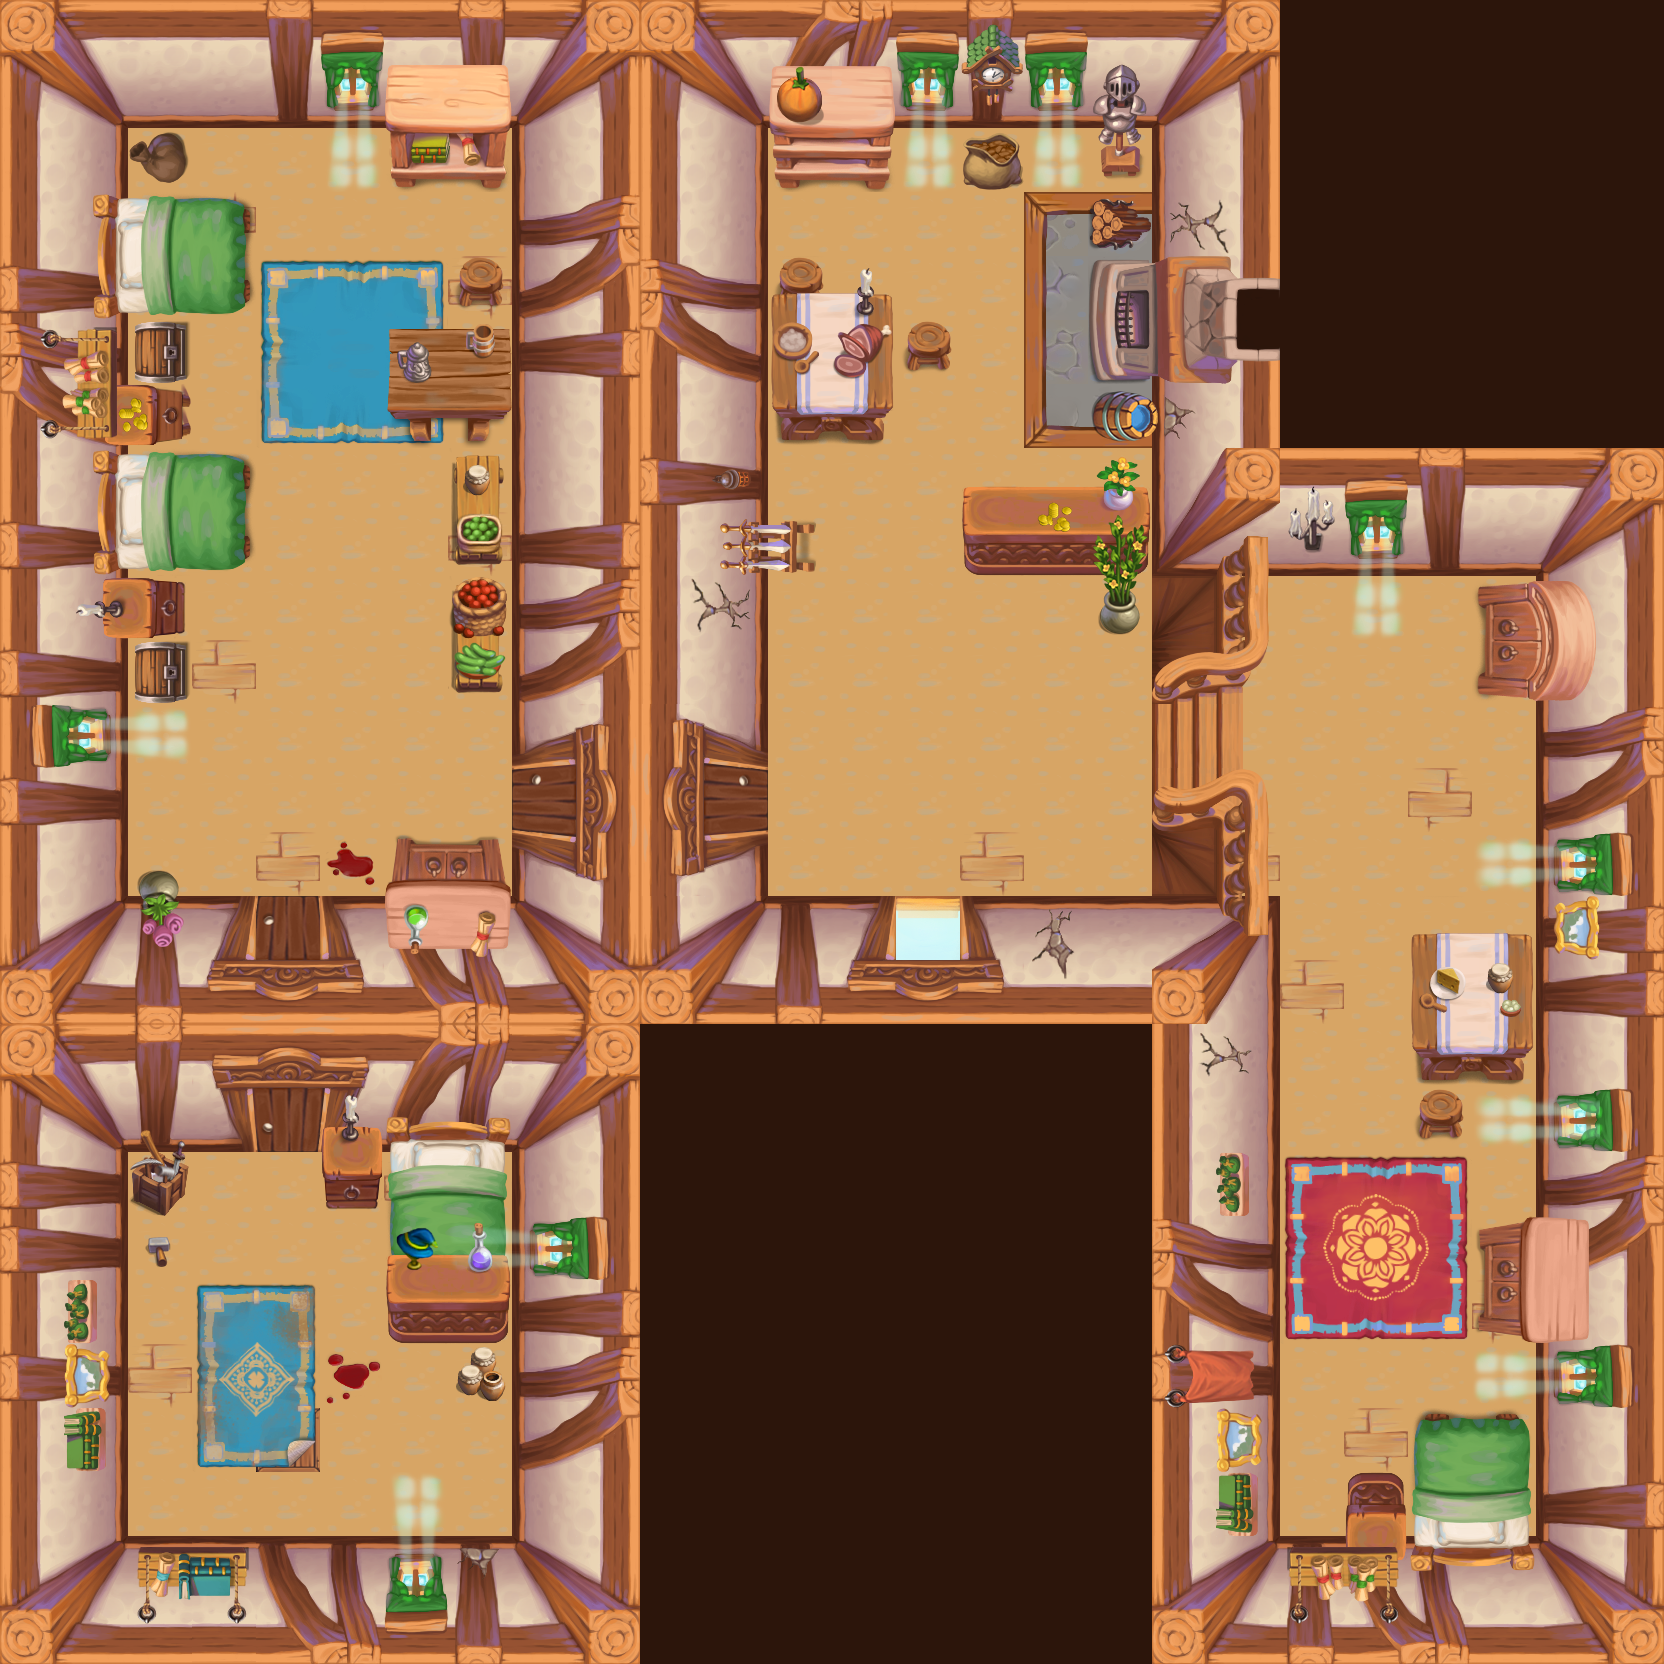

Tiled map render using the project's own tile images. Description and the map definition, with tile-layer contents summarised, below:
An orthogonal 26x26 tile map with 64x64 px tiles, 7 tile layers (Ground, Shadows, Decorations, Obstacles_low, ...), 3 tilesets and 10 objects (map_1, left, right, down, up, ...).

<map version="1.5" tiledversion="1.5.0" orientation="orthogonal" renderorder="right-down" compressionlevel="0" width="26" height="26" tilewidth="64" tileheight="64" infinite="0" nextlayerid="18" nextobjectid="39">
 <editorsettings>
  <export target="Uncle_s cottage interior.json" format="json" />
 </editorsettings>
 <tileset firstgid="1" source="[email redacted]" />
 <tileset firstgid="257" source="[email redacted]" />
 <tileset firstgid="513" source="[email redacted]" />
 <layer id="2" name="Ground" width="26" height="26">
  <data>[676 cells, 254 non-empty, 11 distinct tile ids]</data>
 </layer>
 <objectgroup id="16" name="Portals">
  <object id="2" name="map_1" x="883.583" y="871.083" width="86.6667" height="24.6667" />
  <object id="35" name="left" x="705" y="768" width="20" height="63.3333" />
  <object id="36" name="right" x="558.125" y="767.667" width="20" height="63" />
  <object id="37" name="down" x="256.167" y="939.667" width="64.6667" height="20" />
  <object id="38" name="up" x="255.667" y="1088.67" width="64.6667" height="20" />
 </objectgroup>
 <objectgroup id="17" name="Items">
  <object id="5" name="doors_down" x="895.242" y="896.394" width="65.4242" height="63.3333" />
  <object id="22" name="doors_left_1" x="705" y="768" width="62" height="63.5" />
  <object id="25" name="doors_right_2" x="512.667" y="767.333" width="65.3333" height="62.6667" />
  <object id="27" name="doors_down_3" x="254.667" y="895.333" width="66.6667" height="63.3333" />
  <object id="33" name="doors_up_4" x="256.667" y="1086.67" width="65.3333" height="64.6667" />
 </objectgroup>
 <layer id="13" name="Shadows" width="26" height="26">
  <data>[676 cells, 0 non-empty, 0 distinct tile ids]</data>
 </layer>
 <layer id="6" name="Decorations" width="26" height="26">
  <data>[676 cells, 47 non-empty, 38 distinct tile ids]</data>
 </layer>
 <layer id="8" name="Obstacles_low" width="26" height="26">
  <data>[676 cells, 494 non-empty, 126 distinct tile ids]</data>
 </layer>
 <layer id="9" name="Obstacles_high" width="26" height="26">
  <data>[676 cells, 77 non-empty, 62 distinct tile ids]</data>
 </layer>
 <layer id="14" name="Above_low" width="26" height="26">
  <data>[676 cells, 41 non-empty, 22 distinct tile ids]</data>
 </layer>
 <layer id="15" name="Above_high" width="26" height="26">
  <data>[676 cells, 14 non-empty, 10 distinct tile ids]</data>
 </layer>
</map>